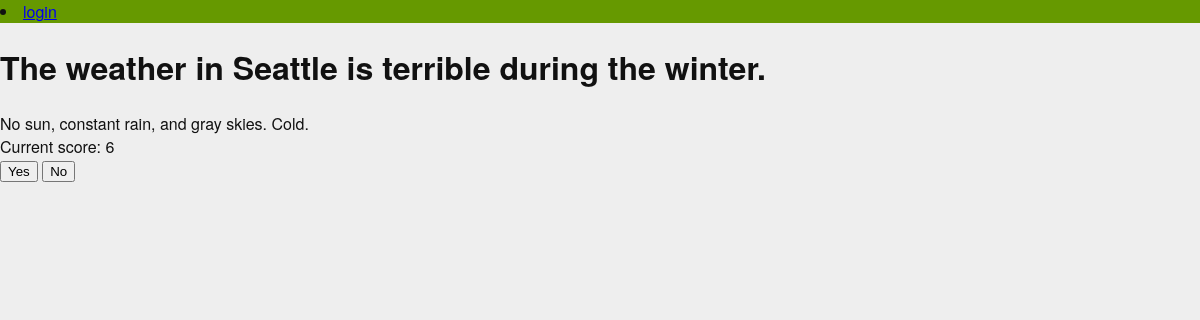
The app's page /polling/polls/1, older data.
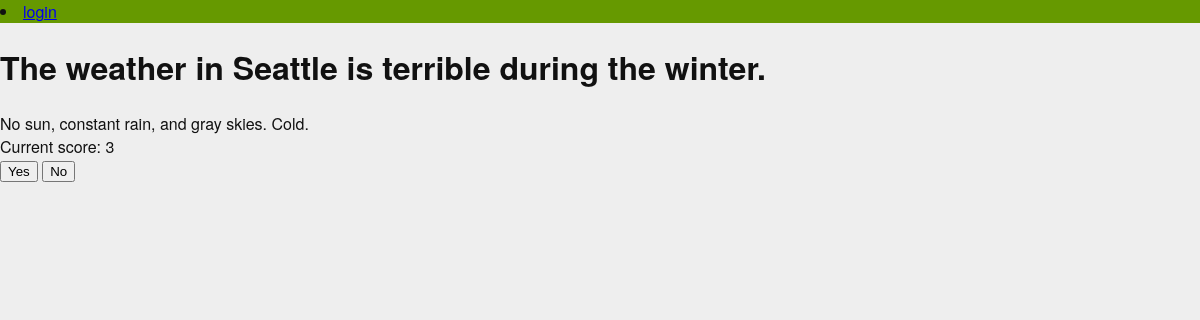
The same page, newer data.
### polling/models.py (models this page shows, shortened)
class Poll(models.Model):
    title = models.CharField(max_length=128)
    text = models.TextField(blank=True)
    score = models.IntegerField(default=0)

### polling/views.py (the view, shortened to what this page needs)
# urls.py: path('polls/<int:pk>', PollDetailView.as_view(), name='poll_detail')
class PollDetailView(DetailView):
    model = Poll
    template_name = 'polling/detail.html'
    def get(self, request, *args, **kwargs):
        poll = self.get_object()
        context = {'polli': poll, 'object': poll}
        return render(request, "polling/detail.html", context)

### polling/templates/polling/detail.html (shortened to what this page needs)
{% extends "base.html" %}
{% block content %}
<h1>{{ object.title }}</h1>
<div class="poll-body">
    {{ object.text }}
</div>
<div class="poll-score">
    Current score: {{ object.score }}
</div>
<div class="poll-vote">
    <form method="POST">
        <input type="submit" name="vote" value="Yes">
        <input type="submit" name="vote" value="No">
    </form>
</div>
{% endblock %}

### mysite/templates/base.html (shortened to what this page needs)
{% load static %}
<!DOCTYPE html>
<html>
    <head>
        <link type="text/css" rel="stylesheet" href="{% static 'django_blog.css' %}">
    </head>
    <body>
        <div id="header">
            {% if user.is_authenticated %}
            {% if user.is_staff %}<li><a href="{% url 'admin:index' %}">admin</a></li>{% endif %}
            <li><a href="{% url 'logout' %}">logout</a></li>
            {% else %}
            <li><a href="{% url 'login' %}">login</a></li>
            {% endif %}
        </div>
        <div id="container">
            {% block content %}{% endblock %}
        </div>
    </body>
</html>

### blogging/static/django_blog.css (style rules this page uses)
body { background-color: #eee; color: #111; font-family: "HelveticaNeue-Light", "Helvetica Neue Light", "Helvetica Neue", Helvetica, Arial, "Lucida Grande", sans-serif; margin:0; padding:0; }
#container { margin:0; padding:0; margin-top: 0px; }
#header { background-color: #669900; border-botton: 1px solid #111; margin:0; padding:0; }

Row changes from the older to the newer data that the page shows:
changed Poll "The weather in Seattle is terrible during the winter.": score "6" → "3"
